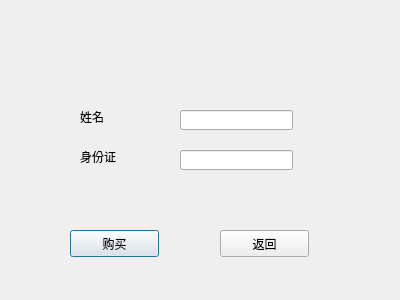
<?xml version="1.0" encoding="UTF-8"?>
<ui version="4.0">
 <class>Dialog3</class>
 <widget class="QDialog" name="Dialog3">
  <property name="geometry">
   <rect>
    <x>0</x>
    <y>0</y>
    <width>400</width>
    <height>300</height>
   </rect>
  </property>
  <property name="windowTitle">
   <string>Dialog</string>
  </property>
  <widget class="QLabel" name="label">
   <property name="geometry">
    <rect>
     <x>80</x>
     <y>110</y>
     <width>63</width>
     <height>14</height>
    </rect>
   </property>
   <property name="text">
    <string>姓名</string>
   </property>
  </widget>
  <widget class="QLabel" name="label_2">
   <property name="geometry">
    <rect>
     <x>80</x>
     <y>150</y>
     <width>63</width>
     <height>14</height>
    </rect>
   </property>
   <property name="text">
    <string>身份证</string>
   </property>
  </widget>
  <widget class="QLineEdit" name="lineEdit">
   <property name="geometry">
    <rect>
     <x>180</x>
     <y>110</y>
     <width>113</width>
     <height>20</height>
    </rect>
   </property>
  </widget>
  <widget class="QLineEdit" name="lineEdit_2">
   <property name="geometry">
    <rect>
     <x>180</x>
     <y>150</y>
     <width>113</width>
     <height>20</height>
    </rect>
   </property>
  </widget>
  <widget class="QPushButton" name="pushButton">
   <property name="geometry">
    <rect>
     <x>70</x>
     <y>230</y>
     <width>89</width>
     <height>27</height>
    </rect>
   </property>
   <property name="text">
    <string>购买</string>
   </property>
  </widget>
  <widget class="QPushButton" name="pushButton_2">
   <property name="geometry">
    <rect>
     <x>220</x>
     <y>230</y>
     <width>89</width>
     <height>27</height>
    </rect>
   </property>
   <property name="text">
    <string>返回</string>
   </property>
  </widget>
 </widget>
 <resources/>
 <connections>
  <connection>
   <sender>pushButton_2</sender>
   <signal>clicked()</signal>
   <receiver>Dialog3</receiver>
   <slot>close()</slot>
   <hints>
    <hint type="sourcelabel">
     <x>265</x>
     <y>243</y>
    </hint>
    <hint type="destinationlabel">
     <x>261</x>
     <y>261</y>
    </hint>
   </hints>
  </connection>
 </connections>
</ui>
